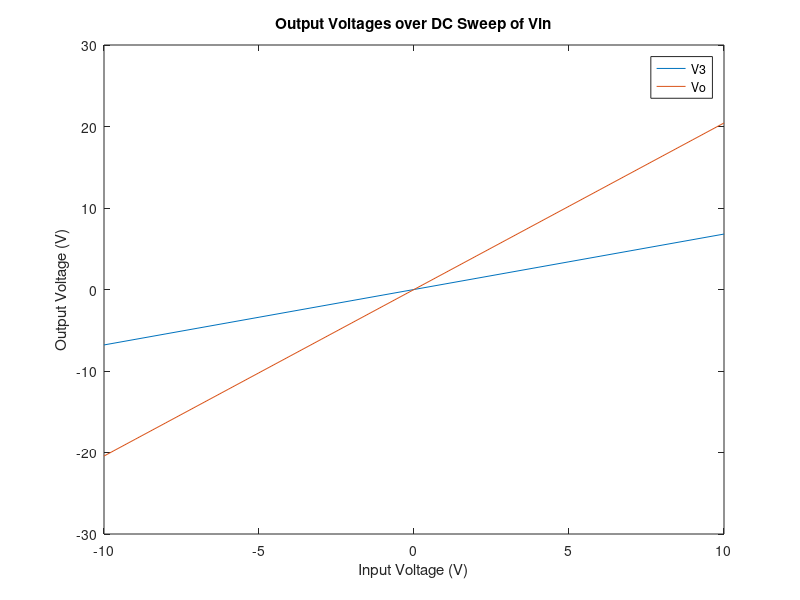
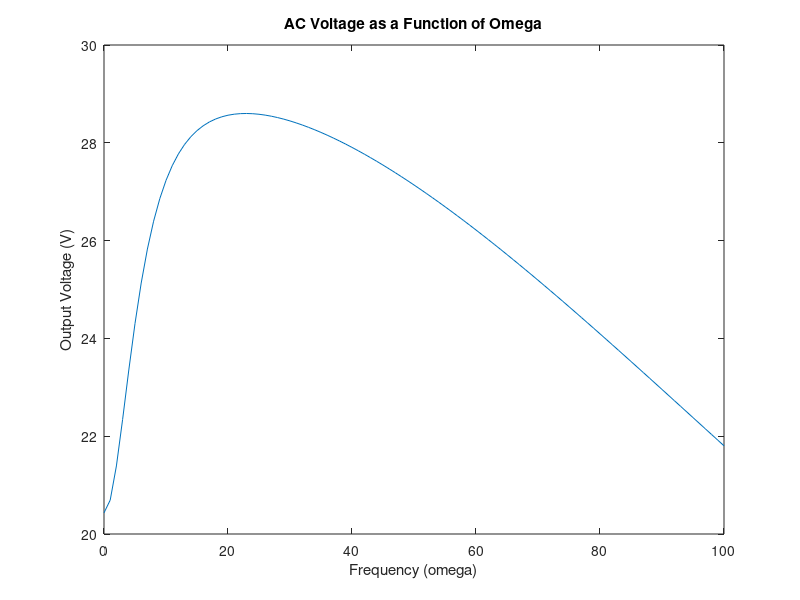
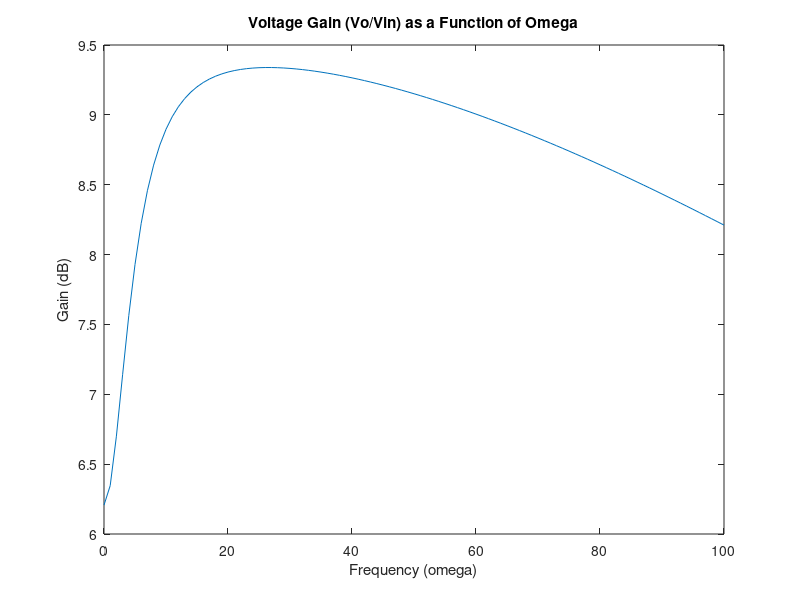
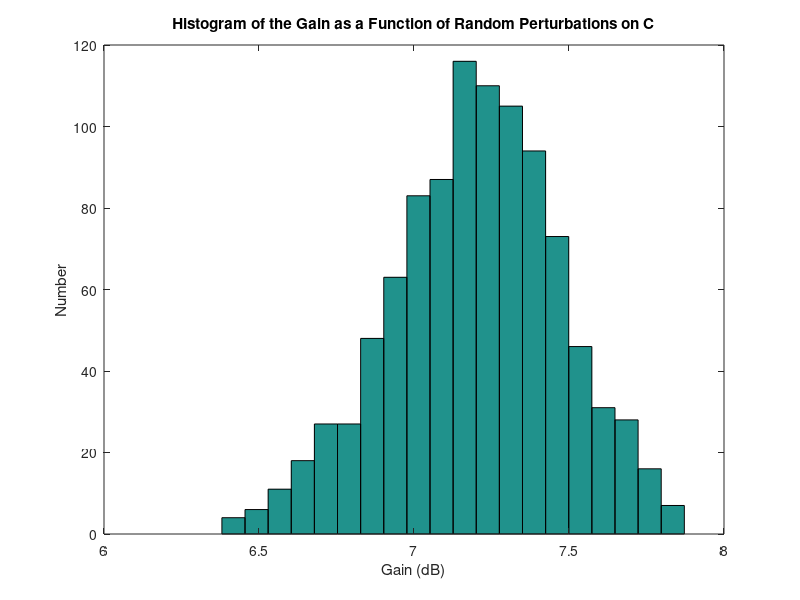

The MATLAB script that drew these images, in order:
clear

R1 = 1;
C1 = 0.25;
R2 = 2;
L = 0.2;
R3 = 33.29; %taken from linear fit from Q1 & Q2
a = 100;
R4 = 0.1;
Ro = 1000;

G1 = 1/R1;
G2 = 1/R2;
G3 = 1/R3;
G4 = 1/R4;
Go = 1/Ro;

% a) Formulation

% i) Time Domain
% 1 V1 = Vin;
% 2 (d(V1-V2)/dt)*C + (V1-V2)*G1 + Iin = 0
% 3 (d(V2-V1)/dt)*C + (V2-V1)*G1 + V2*G2 + IL = 0
% 4 V2-V3 = L*(d(IL)/dt)  % V2-V3 - 1i*omega*(L)*IL = 0
% 5 I3 = V3*G3
% 6 IL+I3 = 0
% 7 V4 = a*I3
% 8 (V4-Vo)*G4 + I4 = 0
% 9 (Vo-V4)*G4 + Vo*Go = 0
% 
% 
% ii) Frequency Domain
% 1 V1 = Vin;
% 2 (V1-V2)*1i*omega*C + (V1-V2)*G1 + Iin = 0
% 3 (V2-V1)*1i*omega*C + (V2-V1)*G1 + V2*G2 + IL = 0
% 4 V2-V3 - 1i*omega*(L)*IL = 0
% 5 V3*G3 - I3 = 0
% 6 IL+I3 = 0
% 7 V4 - a*I3 = 0
% 8 (V4-Vo)*G4 + I4 = 0
% 9 (Vo-V4)*G4 + Vo*Go = 0


%iii) Matrices
omega = 0;
N = 9;

%X = [V1 V2 V3 V4 Vo Iin IL I3 I4];
n3 = 3;
no = 5;

G = zeros(N);  
F = zeros(N,1);
C = zeros(N);
CFinal = C.*(1i*omega);


G(1,1) = 1;

G(2,1) = G1; G(2,2) = -G1; G(2,6) = 1;
C(2,1) = C1; C(2,2) = -C1;

G(3,1) = -G1; G(3,2) = G1 + G2; G(3,7) = 1;
C(3,1) = -C1; C(3,2) = C1;

G(4,2) = 1; G(4,3) = -1;
% C(4,7) = -L;
C(4,7) = L;

G(5,3) = G3; G(5,8) = -1;

G(6,7) = 1; G(6,8) = 1;

G(7,4) = 1; G(7,8) = -a;

G(8,4) = G4; G(8,5) = -G4; G(8,9) = 1;

G(9,4) = -G4; G(9,5) = G4 + Go;

V3 = [];
Vo = [];


% b) Programming

% i) DC Case
for i = 1:21
    Vin = i-11;
    
    F(1) = Vin;
    
    V = G\F;
    V3(i) = V(n3);
    Vo(i) = V(no);
end

figure(1)
plot(-10:10,V3)
hold on
plot(-10:10,Vo)
hold off
xlabel('Input Voltage (V)')
ylabel('Output Voltage (V)')
legend('V3','Vo')
title('Output Voltages over DC Sweep of Vin')



% ii) AC Case, Vo vs. omega, Gain vs. omega

G2; G(3,7) = 1;
C(3,1) = -C1; C(3,2) = C1;

G(4,2) = 1; G(4,3) = -1;
C(4,7) = -L;

G(5,3) = G3; G(5,8) = -1;

G(6,7) = 1; G(6,8) = 1;

G(7,4) = 1; G(7,8) = -a;

G(8,4) = G4; G(8,5) = -G4; G(8,9) = 1;

G(9,4) = -G4; G(9,5) = G4 + Go;


V3 = [];
Vo = [];


for i = 1:101
    omega = i-1;
  
    CFinal = C.*(1i*omega);
    
    H = G + CFinal;
    V = H\F;
    
    V3(i) = V(n3);
    Vo(i) = V(no);
end

Gain1 = 20*log10(abs(Vo/Vin)); %check if this is in dB?
%Gain2 = real(V3)/Vin;

figure(2)
plot(0:100,Vo)
xlabel('Frequency (omega)')
ylabel('Output Voltage (V)')
title('AC Voltage as a Function of Omega')

figure(3)
plot(0:100,Gain1)
xlabel('Frequency (omega)')
ylabel('Gain (dB)')
title('Voltage Gain (Vo/Vin) as a Function of Omega')



% iii) AC Case w/ Random Pertubations on C1

% figure(4)
% hist(0.05*randn(1000,1)+ 0.25,20)
% xlabel('C1')
% ylabel('Number')

Vin = 1;
omega = pi;
N = 9;

%X = [V1 V2 V3 V4 Vo Iin IL I3 I4];
n3 = 3;
no = 5;

G = zeros(N);  
F = zeros(N,1);
C = zeros(N);


G(1,1) = 1;
F(1) = Vin;

G(2,1) = G1; G(2,2) = -G1; G(2,6) = 1;

G(3,1) = -G1; G(3,2) = G1 + G2; G(3,7) = 1;

G(4,2) = 1; G(4,3) = -1;
C(4,7) = -L;

G(5,3) = G3; G(5,8) = -1;

G(6,7) = 1; G(6,8) = 1;

G(7,4) = 1; G(7,8) = -a;

G(8,4) = G4; G(8,5) = -G4; G(8,9) = 1;

G(9,4) = -G4; G(9,5) = G4 + Go;


V3 = [];
Vo = [];

C1 = 0.05*randn(1000,1)+ 0.25;

for i = 1:1000
    
    C(2,1) = C1(i);
    C(2,2) = -C1(i);
    
    C(3,1) = -C1(i);
    C(3,2) = C1(i);

    CFinal = C.*(1i*omega);
    
    H = G + CFinal;
    V = H\F;
    
    V3(i) = V(n3);
    Vo(i) = V(no);
    
end

Gain1 = 20*log10(abs(Vo/Vin));

figure(4)
hist(Gain1,20)
xlabel('Gain (dB)')
ylabel('Number')
title('Histogram of the Gain as a Function of Random Perturbations on C')

